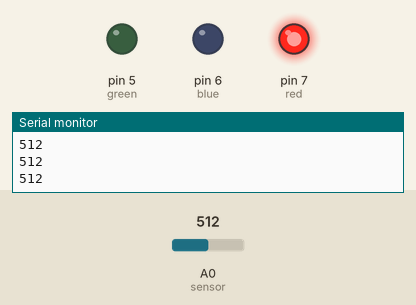
Bench run of a sketch on a simulated Arduino Uno, built with avr-gcc and run on an emulated ATmega328P. On the bench: output pins drawn as LEDs (lit = HIGH), the last lines printed to the serial monitor. Inputs (shaded band) come from the test bench; at power-on: A0 (sensor) = 512.

Above: at 1.2 s.
1.3 s: A0 (sensor) set to 309
2.8 s: A0 (sensor) set to 284
At 4.0 s:
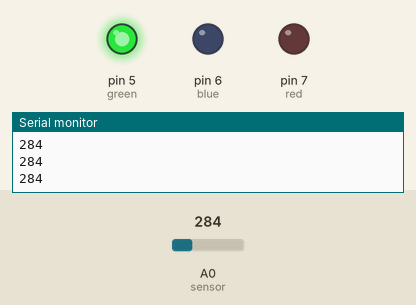
4.3 s: A0 (sensor) set to 164
5.8 s: A0 (sensor) set to 138
At 6.3 s:
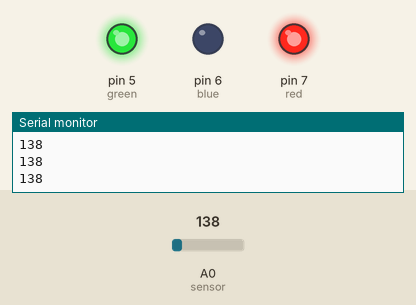
7.3 s: A0 (sensor) set to 160
At 8.5 s:
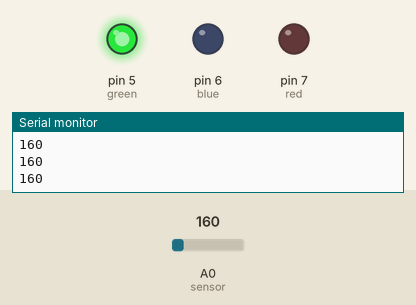
8.8 s: A0 (sensor) set to 140
At 9.8 s:
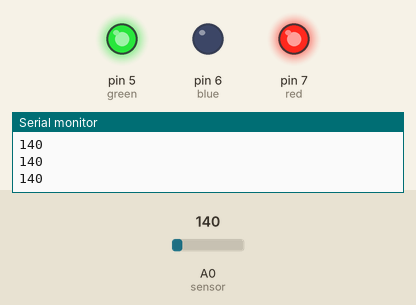
Timing chart, 0 to 11.3 s (numbered marks = the images above; inputs shaded):
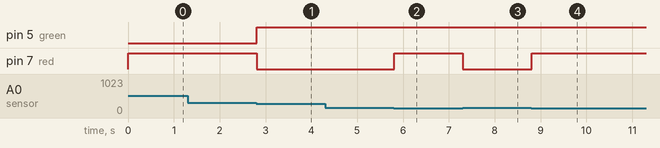

Measured:
- the behaviour switches between 301 and 300 on A0 (sensor) (found by bisection; images 0 and 1)
- the behaviour switches between 151 and 150 on A0 (sensor) (found by bisection; images 1 and 2)
- after the input at 2.8 s, pin 5 (green): LOW → HIGH at once; pin 7 (red): HIGH → LOW at once
- after the input at 5.8 s, pin 7 (red): LOW → HIGH at once
- after the input at 7.3 s, pin 7 (red): HIGH → LOW at once
- after the input at 8.8 s, pin 7 (red): LOW → HIGH at once

The sketch:

sensor_force.ino
```cpp
// C++ code
//LED ON-OFF according to force value read
int sensor=A0;
int red=7,blue=6,green=5;
void setup()
{
Serial.begin(9600);
  pinMode(red,OUTPUT);
  pinMode(blue,OUTPUT);
  pinMode(green,OUTPUT);
}
void loop()
{
int force=analogRead(sensor);
 Serial.println(force);
  //Red();
  //Green();
  //Yellow();
  if(force>=0 &&force<=150){
  Yellow();
  }
    if(force>150 && force<=300){
  Green();
  }
  if(force>300){
  Red();
  }
}
void Red(){
 digitalWrite(red,HIGH);
 digitalWrite(blue,LOW);
 digitalWrite(green,LOW);
}
void Green(){
 digitalWrite(red,LOW);
 digitalWrite(blue,LOW);
 digitalWrite(green,HIGH);
}
void Yellow(){
 digitalWrite(red,HIGH);
 digitalWrite(blue,LOW);
 digitalWrite(green,HIGH);
}
```
